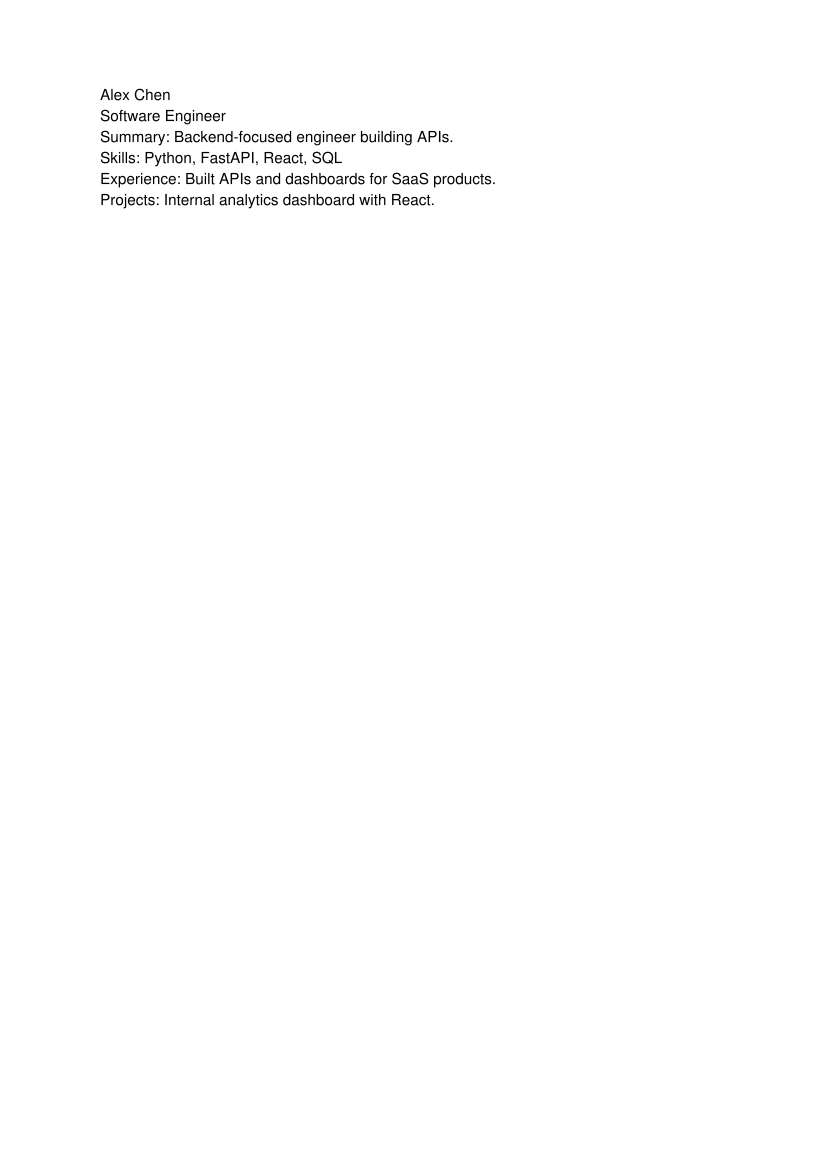

Write Python code to recreate this figure.
"""Verify analyze returns section scores and section rewrite works."""

from pathlib import Path
from urllib import request, error
import json

import fitz

SECTION_KEYS = ("summary", "experience", "projects", "skills")
JD = (
    "We need a Software Engineer with Python, FastAPI, React, and SQL. "
    "Build APIs and dashboards for SaaS products."
)


def make_pdf(path: Path) -> None:
    doc = fitz.open()
    page = doc.new_page()
    page.insert_text(
        (72, 72),
        "Alex Chen\nSoftware Engineer\n"
        "Summary: Backend-focused engineer building APIs.\n"
        "Skills: Python, FastAPI, React, SQL\n"
        "Experience: Built APIs and dashboards for SaaS products.\n"
        "Projects: Internal analytics dashboard with React.",
    )
    doc.save(path)
    doc.close()


def upload(path: Path):
    data = path.read_bytes()
    boundary = "----BoundaryVerifyHeatmap"
    body = (
        f"--{boundary}\r\n"
        f'Content-Disposition: form-data; name="file"; filename="{path.name}"\r\n'
        f"Content-Type: application/octet-stream\r\n\r\n"
    ).encode() + data + f"\r\n--{boundary}--\r\n".encode()
    req = request.Request(
        "http://127.0.0.1:8000/upload",
        data=body,
        headers={"Content-Type": f"multipart/form-data; boundary={boundary}"},
        method="POST",
    )
    with request.urlopen(req) as resp:
        return json.loads(resp.read().decode())


def post_json(url: str, payload: dict, timeout: int = 180):
    body = json.dumps(payload).encode()
    req = request.Request(
        url,
        data=body,
        headers={"Content-Type": "application/json"},
        method="POST",
    )
    try:
        with request.urlopen(req, timeout=timeout) as resp:
            return resp.status, json.loads(resp.read().decode())
    except error.HTTPError as exc:
        return exc.code, json.loads(exc.read().decode())


pdf_path = Path("_verify_heatmap.pdf")
make_pdf(pdf_path)

upload_result = upload(pdf_path)
filename = upload_result["filename"]
print("Upload OK:", filename)

status, analyze_data = post_json(
    "http://127.0.0.1:8000/analyze",
    {"filename": filename, "job_description": JD},
)
print("Analyze status:", status)
assert status == 200, analyze_data

analysis = analyze_data.get("analysis") or analyze_data
sections = analysis.get("sections")
assert isinstance(sections, dict), "sections missing"
for key in SECTION_KEYS:
    section = sections.get(key)
    assert isinstance(section, dict), f"missing section {key}"
    assert isinstance(section.get("score"), int), f"{key}.score not int"
    assert 0 <= section["score"] <= 100, f"{key}.score out of range"
    assert isinstance(section.get("issues"), list), f"{key}.issues not list"
    for issue in section["issues"]:
        assert isinstance(issue, dict)
        assert "type" in issue and "description" in issue and "severity" in issue
    print(f"  {key}: score={section['score']} issues={len(section['issues'])}")

print("Overall ATS:", analysis.get("ats_score"))

status, rewrite_data = post_json(
    "http://127.0.0.1:8000/rewrite",
    {
        "filename": filename,
        "job_description": JD,
        "section": "projects",
    },
)
print("Section rewrite status:", status)
assert status == 200, rewrite_data
rewrite = rewrite_data.get("rewrite") or rewrite_data
assert isinstance(rewrite.get("summary"), str) and rewrite["summary"]
assert isinstance(rewrite.get("projects"), list)
print("Projects rewritten bullets:", len(rewrite["projects"]))
print("Heatmap verify OK")
